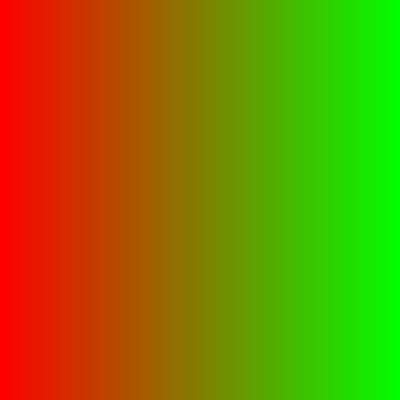
Frame 1 (no input)
Frame 60 (the mouse pressed at the canvas centre just before this capture): identical to frame 1, image omitted
Frame 120 (the mouse held since frame 60 and released just before this capture): identical to frame 1, image omitted

The Processing sketch that drew this single still picture (run headless with seeded random() and noise(); from frame 60 on, the mouse is pressed at the canvas centre):

// Processing sketch: sketch_190409b
// ── sketch_190409b.pde
int face;
int n;
color colorA = color(255, 0, 0);
color colorB = color(0, 0, 255);
color colorC = color(0, 255, 0);
color colorD = color(0, 255, 100);


void setup() {
  size(400, 400);
  n = 200;
  face = width/n;
}

void draw() {
  noStroke();
  background(200);

  for (int i=0; i< n; i++) {
    for (int j=0; j< n; j++) {
      float v = 1.0*i/n;
      color a = lerpColor(colorA, colorC, v);
      fill(a);
      rect(i*face, j*face, face, face);
    }
  }
}
